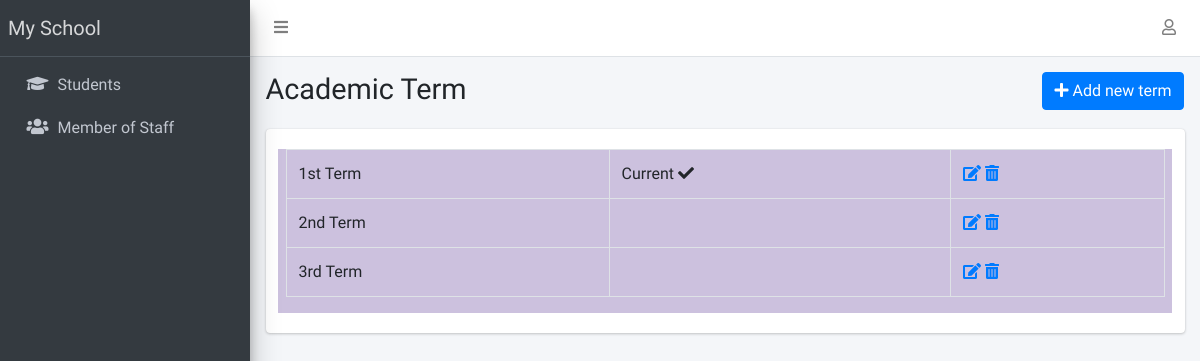
The page /term/list/ (signed in) on the database its author committed.
### apps/corecode/models.py (models this page shows, shortened)
class SiteConfig(models.Model):
    key = models.SlugField()
    value = models.CharField(max_length=200)

class AcademicTerm(models.Model):
    name = models.CharField(max_length=20, unique=True)
    current = models.BooleanField(default=True)
    class Meta:
        ordering = ["name"]
    def __str__(self):
        return self.name

### apps/corecode/views.py (the view)
# urls.py: path("term/list/", TermListView.as_view(), name="terms"),
class TermListView(LoginRequiredMixin, SuccessMessageMixin, ListView):
    model = AcademicTerm
    template_name = "corecode/term_list.html"
    def get_context_data(self, **kwargs):
        context = super().get_context_data(**kwargs)
        context["form"] = AcademicTermForm()
        return context

### apps/corecode/context_processors.py (called while the page is built)
def site_defaults(request):
    current_session = AcademicSession.objects.get(current=True)
    current_term = AcademicTerm.objects.get(current=True)
    vals = SiteConfig.objects.all()
    contexts = {
        "current_session": current_session.name,
        "current_term": current_term.name,
    }
    for val in vals:
        contexts[val.key] = val.value
    return contexts

### apps/corecode/templates/corecode/term_list.html (shortened to what this page needs)
{% extends 'base.html' %}
{% load widget_tweaks %}
{% block title %}
Academic Term
{% endblock title %}
{% block breadcrumb %}
  <a class="btn btn-primary" href="#" data-toggle="modal" data-target="#modal1">
    <i class="fa fa-plus"></i>
    Add new term
  </a>
{% endblock breadcrumb %}
{% block content %}
  <div class="row">
    <div class="col-sm-12">
        <table class="table table-bordered">
          <tbody>
            {% for object in object_list %}
            <tr>
              <td>{{ object }}</td>
              <td>
                {% if object.current == True %}
                  Current <i class="fa fa-check"></i>
                {% endif %}
              </td>
              <td><a href="{% url 'term-update' object.id %}"><i
                    class="fa fa-edit"></i></a> <a
                  href="{% url 'term-delete' object.id %}"><i
                    class="fa fa-trash-alt"></i></a></td>
            </tr>
            {% endfor %}
          </tbody>
        </table>
    </div>
  </div>
{% endblock content %}

### templates/base.html (shortened to what this page needs)
{% load static %}
<!DOCTYPE html>
<html lang="en">
<head>
  <link rel="stylesheet" href="{% static 'plugins/fontawesome-free/css/all.min.css' %}">
  <link rel="stylesheet" href="{% static 'plugins/toastr/toastr.min.css' %}">
  <link rel="stylesheet"
    href="{% static 'plugins/overlayScrollbars/css/OverlayScrollbars.min.css' %}">
  <link rel="stylesheet" href="{% static 'plugins/Datatables/datatables.min.css' %}" />
  <link rel="stylesheet" href="{% static 'dist/css/adminlte.min.css' %}">
</head>
<body
  class="hold-transition sidebar-mini layout-fixed layout-navbar-fixed layout-footer-fixed">
  <div class="wrapper">
    <nav class="main-header navbar navbar-expand navbar-white navbar-light">
      <ul class="navbar-nav">
        <li class="nav-item">
          <a class="nav-link" data-widget="pushmenu" href="#" role="button"><i
              class="fas fa-bars"></i></a>
        </li>
      </ul>
      <ul class="navbar-nav ml-auto">
        <li class="nav-item dropdown">
          <a class="nav-link" data-toggle="dropdown" href="#">
            <i class="far fa-user"></i>
          </a>
        </li>
      </ul>
    </nav>
    <aside class="main-sidebar sidebar-dark-primary elevation-4">
      <a href="{% url 'home' %}" class="brand-link">{{ school_name | default:"MySchool" }}</a>
      <div class="sidebar">
        <nav class="mt-2">
          <ul class="nav nav-pills nav-sidebar flex-column"
            data-widget="treeview" role="menu" data-accordion="false">
            <li class="nav-item">
              <a href="{% url 'student-list' %}" class="nav-link">
                <i class="nav-icon fas fa-graduation-cap"></i>
                <p>
                  Students
                </p>
              </a>
            </li>
            <li class="nav-item">
              <a href="{% url 'staff-list' %}" class="nav-link">
                <i class="nav-icon fas fa-users"></i>
                <p>
                  Member of Staff
                </p>
              </a>
            </li>
          </ul>
        </nav>
      </div>
    </aside>
    <div class="content-wrapper">
      <section class="content-header">
        <div class="container-fluid">
          <div class="row mb-1">
            <div class="col-sm-8">
              <h1>{% block title %}{% endblock title %}</h1>
            </div>
            <div class="col-sm-4">
              <ol class="breadcrumb float-sm-right">
                <li class="breadcrumb-item">{% block breadcrumb %}{% endblock breadcrumb %}</li>
              </ol>
            </div>
          </div>
        </div>
      </section>
      <section class="content">
        <div class="container-fluid">
          <div class="row">
            <div class="col-md-12">
              {% block fullcard %}
              <div class="card">
                <div class="card-body">
                  <div class="row">
                    <div class="col" style=" background-color: #ccc1de;">
                      {% block content %}
                      {% endblock content %}
                    </div>
                  </div>
                </div>
              </div>
              {% endblock fullcard %}
            </div>
          </div>
        </div>
      </section>
    </div>
  </div>
</body>
</html>

### rows shown on the page
SiteConfig: value "My School"
AcademicTerm: name "1st Term", current "Current"
AcademicTerm: name "2nd Term"
AcademicTerm: name "3rd Term"
